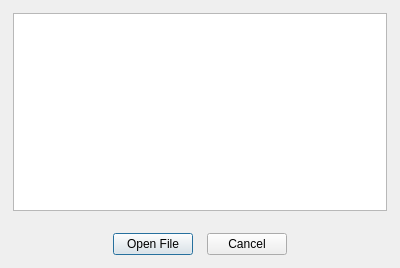
<?xml version="1.0" encoding="UTF-8"?>
<ui version="4.0">
 <class>Dialog_Open</class>
 <widget class="QDialog" name="Dialog_Open">
  <property name="windowModality">
   <enum>Qt::NonModal</enum>
  </property>
  <property name="geometry">
   <rect>
    <x>0</x>
    <y>0</y>
    <width>400</width>
    <height>268</height>
   </rect>
  </property>
  <property name="minimumSize">
   <size>
    <width>400</width>
    <height>0</height>
   </size>
  </property>
  <property name="windowTitle">
   <string>Open Related Files</string>
  </property>
  <property name="modal">
   <bool>false</bool>
  </property>
  <layout class="QGridLayout" name="gridLayout">
   <property name="leftMargin">
    <number>13</number>
   </property>
   <property name="topMargin">
    <number>13</number>
   </property>
   <property name="rightMargin">
    <number>13</number>
   </property>
   <item row="3" column="0" colspan="2">
    <layout class="QHBoxLayout" name="horizontalLayout_101">
     <item>
      <spacer name="horizontalSpacer_100">
       <property name="orientation">
        <enum>Qt::Horizontal</enum>
       </property>
       <property name="sizeHint" stdset="0">
        <size>
         <width>10</width>
         <height>20</height>
        </size>
       </property>
      </spacer>
     </item>
     <item>
      <widget class="QPushButton" name="open_PB">
       <property name="text">
        <string>Open File</string>
       </property>
      </widget>
     </item>
     <item>
      <spacer name="horizontalSpacer_101">
       <property name="orientation">
        <enum>Qt::Horizontal</enum>
       </property>
       <property name="sizeType">
        <enum>QSizePolicy::Fixed</enum>
       </property>
       <property name="sizeHint" stdset="0">
        <size>
         <width>8</width>
         <height>25</height>
        </size>
       </property>
      </spacer>
     </item>
     <item>
      <widget class="QPushButton" name="cancel_PB">
       <property name="text">
        <string>Cancel</string>
       </property>
      </widget>
     </item>
     <item>
      <spacer name="horizontalSpacer_103">
       <property name="orientation">
        <enum>Qt::Horizontal</enum>
       </property>
       <property name="sizeHint" stdset="0">
        <size>
         <width>10</width>
         <height>20</height>
        </size>
       </property>
      </spacer>
     </item>
    </layout>
   </item>
   <item row="2" column="0">
    <spacer name="verticalSpacer_3">
     <property name="orientation">
      <enum>Qt::Vertical</enum>
     </property>
     <property name="sizeType">
      <enum>QSizePolicy::Fixed</enum>
     </property>
     <property name="sizeHint" stdset="0">
      <size>
       <width>20</width>
       <height>15</height>
      </size>
     </property>
    </spacer>
   </item>
   <item row="0" column="0" colspan="2">
    <widget class="QListView" name="openList">
     <property name="font">
      <font>
       <family>Tahoma</family>
       <pointsize>11</pointsize>
       <weight>50</weight>
       <bold>false</bold>
      </font>
     </property>
    </widget>
   </item>
  </layout>
 </widget>
 <resources/>
 <connections/>
</ui>
